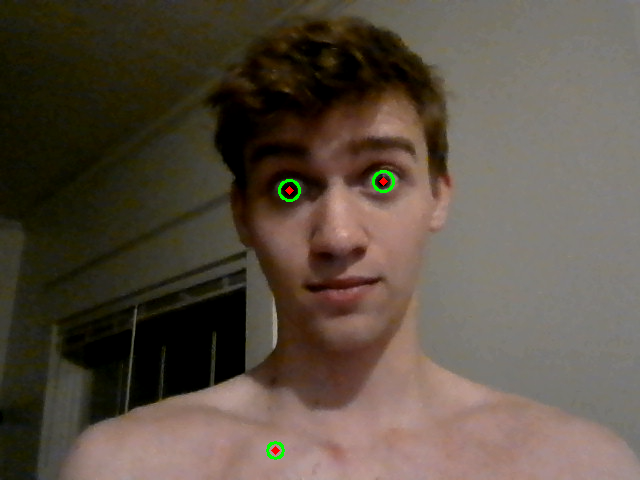
#> input picture examples working/20220609_220918_face_circled.png, 640 x 480 px, given in place of the camera
$ jupyter execute 'eye detection.ipynb'   (text cells are left out)
#> lines starting #> are read from the running program, lines starting #| are printed output that depends on the picture; after the words box and inside, x2 and y2 are one past the last pixel; in counts of white or black regions, pixels touching at a corner belong together
[cell 1]
import cv2
import numpy as np
from datetime import datetime
import ipywidgets as widgets
from IPython.display import display
import glob
import matplotlib.pyplot as plt

[cell 2]
# for taking photos to capture the face
cap = cv2.VideoCapture(0) # opening webcam [0]

# Check if the webcam is opened correctly
if not cap.isOpened():
    raise IOError("Cannot open webcam")

try:
    cv2.namedWindow("Input", cv2.WINDOW_AUTOSIZE)
    while cv2.getWindowProperty('Input', 0) >= 0: # closing with x [1]
        ret, frame = cap.read()
#> frame is the input picture: shape (480, 640, 3); mean B, G, R 66.9, 79.1, 90.4
        # frame = cv2.resize(frame, None, fx=0.5, fy=0.5, interpolation=cv2.INTER_AREA)
        cv2.imshow('Input', frame)

        c = cv2.waitKey(1)
#> (key q is pressed here)
#> the sliders are set to image_url = 20220609_202103_face.png, canny_high_thresh = 150
        if c == ord('s'):
            timestamp = datetime.now() # format datetime [2]
            time = timestamp.strftime("%Y%m%d_%H%M%S")
            cv2.imwrite(f"{time}_face.png", frame)
        if c == ord('q'):
            break
finally:
    cap.release()
    cv2.destroyAllWindows()

[cell 3]
# for drawing edges on the face with canny edge detector
def drive_canny(image_url, canny_high_thresh):
#> called with image_url = '20220609_202103_face.png', canny_high_thresh = 150
    img = cv2.imread(image_url)
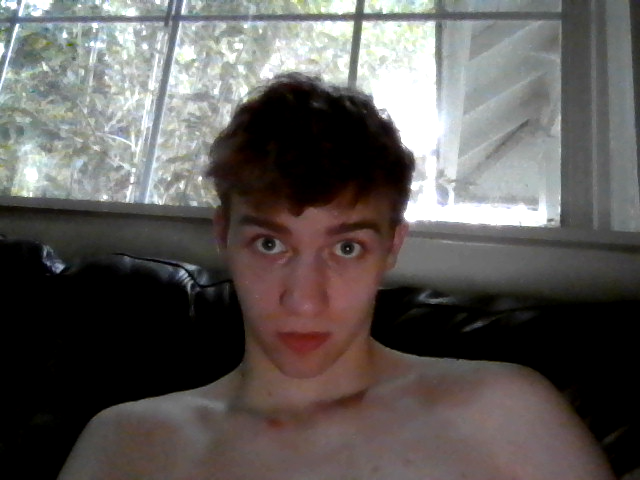
#> input picture 20220609_202103_face.png, 640 x 480 px
#> img is the input picture: shape (480, 640, 3); mean B, G, R 88.8, 91.1, 94.9
    gray = cv2.cvtColor(img, cv2.COLOR_BGR2GRAY)
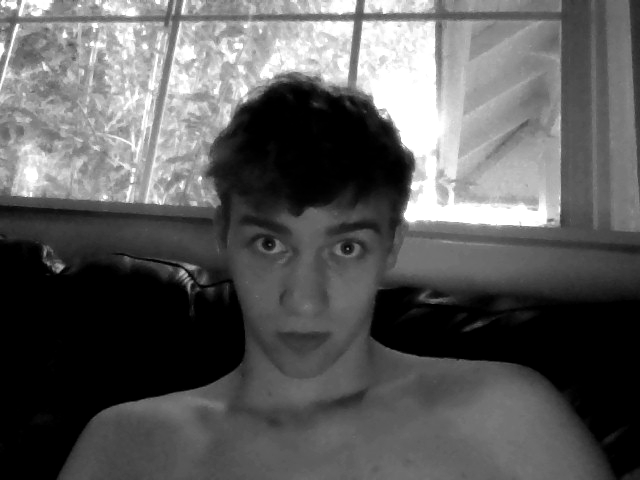
#> gray: shape (480, 640); min 0, max 255, mean 92
    edges = cv2.Canny(gray, canny_high_thresh / 2, canny_high_thresh)
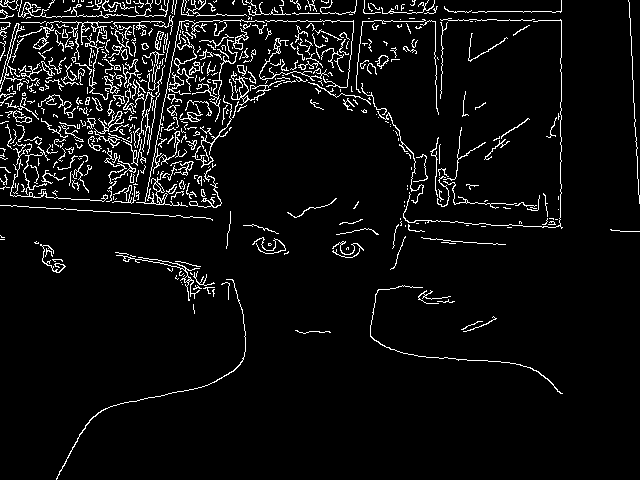
#> edges: shape (480, 640); 5.7% white in thin lines or dots
    fig = plt.figure()
    fig.set_size_inches(12, 12)
    plt.imshow(edges, cmap='gray')
    plt.show()
    # change figure size
    return edges

image_urls = glob.glob("*.png")
if len(image_urls) == 0:
    raise ValueError("No image files found")
display(
    widgets.interactive(
        drive_canny,
        image_url=widgets.Dropdown(
            options=image_urls,
            value=image_urls[0],
        ),
        canny_high_thresh=widgets.IntSlider(
            value=150,
            min=0,
            max=255,
            step=1,
        ),
    )
)
#> (the call stopped at in drive_canny, `fig = plt.figure()`: IPython is not available in this run)
#> the sliders are set to image_url = 20220609_202103_face.png, method = 4, accumulator_ratio = 0.8, minDist = 20, param1 = 42, param2 = 0.75, min_radius = 5, max_radius = 15

[cell 4]
# detecting circles in edge images with cv2
def drive_circles(image_url, method, accumulator_ratio, minDist, param1, param2, min_radius, max_radius): # using cv2.HoughCircles [4]
#> called with image_url = '20220609_202103_face.png', method = 4, accumulator_ratio = 0.8, minDist = 20, param1 = 42, param2 = 0.75, min_radius = 5, max_radius = 15
    img = cv2.imread(image_url)
    gray = cv2.cvtColor(img, cv2.COLOR_BGR2GRAY)
    blur = cv2.GaussianBlur(gray, (7, 7), 1.5)
    edges = cv2.Canny(blur, param1 / 2, param1)
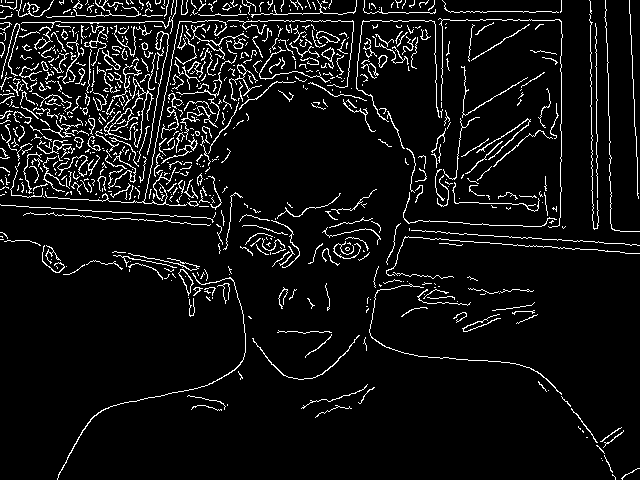
#> edges: shape (480, 640); 6.9% white in thin lines or dots
    circles = cv2.HoughCircles(blur, method, accumulator_ratio, minDist, param1=param1, param2=param2, minRadius=min_radius, maxRadius=max_radius)
#> circles = [[347, 247, 9.58], [267, 243, 9.6], [276, 419, 10.28]]
    if circles is not None:
        circles = np.uint16(np.around(circles))
#> circles = [[347, 247, 10], [267, 243, 10], [276, 419, 10]]
        for i in circles[0, :]:
            cv2.circle(img, (i[0], i[1]), i[2], (0, 255, 0), 2)
            cv2.circle(img, (i[0], i[1]), 2, (0, 0, 255), 3)
#> this loop made 3 passes
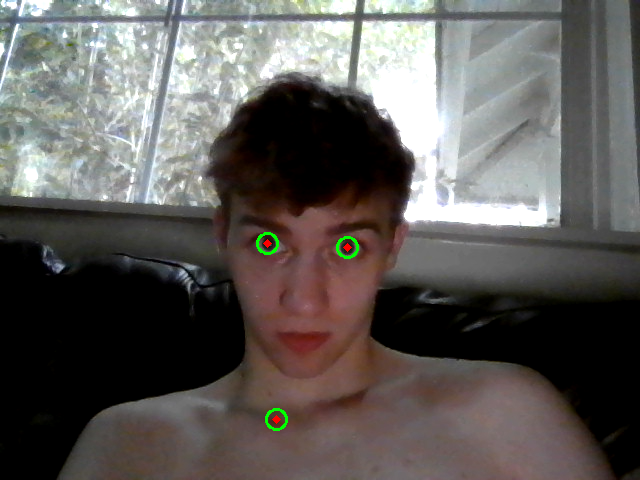
#> img: shape (480, 640, 3); 0.23% of pixels changed, all inside (x1, y1, x2, y2) = (256, 232, 359, 431)

    fig, axs = plt.subplots(3, 1, figsize=(32, 12))
    img = cv2.cvtColor(img, cv2.COLOR_BGR2RGB)
    axs[0].imshow(blur, cmap='gray')
    axs[0].set_title('Blurred')
    axs[1].imshow(edges)
    axs[1].set_title('edges')
    axs[2].imshow(img)
    axs[2].set_title(f'Detected Circles\nnum:{len(circles[0]) if circles is not None else 0}')
    fig.tight_layout()
    plt.show()
    # change figure size
    return circles

# creating an interactive widget for changing the parameters of the hough circle detection [3]
display(
    widgets.interactive(
        drive_circles,
        image_url=widgets.Dropdown(
            options=image_urls,
            value=image_urls[0],
        ),
        method=widgets.Dropdown(
            options=[cv2.HOUGH_GRADIENT, cv2.HOUGH_GRADIENT_ALT],
            value=cv2.HOUGH_GRADIENT_ALT,
        ),
        accumulator_ratio=widgets.FloatSlider(
            value=.8,
            min=0,
            max=3,
            step=0.1,
        ),
        minDist=widgets.FloatSlider(
            value=20,
            min=0,
            max=1000, # should be the distance between the eyes in pixels
            step=1,
        ),
        param1=widgets.FloatSlider(
            value=42,
            min=0,
            max=255,
        ),
        param2=widgets.FloatSlider(
            value=.75,
            min=0,
            max=30,
        ),
        min_radius=widgets.IntSlider(
            value=5,
            min=0,
            max=100,
            step=1,
        ),
        max_radius=widgets.IntSlider(
            value=15,
            min=0,
            max=100,
            step=1,
        ),
    )
)
#> (the call stopped at in drive_circles, `fig, axs = plt.subplots(3, 1, figsize=(32, 12))`: IPython is not available in this run)
# with method 3, ie cv2.HOUGH_GRADIENT,
# accumulator .1, minDist 20, param1 86, param2 13, min_radius 3, max_radius 15
# detected too many circles, ~ 15 per image, but always got eyes

# with method 4, ie cv2.HOUGH_GRADIENT_ALT,
# accumulator_ratio .8, minDist 20, param1 42, param2 .75, min_radius 5, max_radius 15
# detected too many circles, ~ 3 per image, but always got eyes, so much better!

[cell 5]
# for running eye detection real time
cap = cv2.VideoCapture(0) # opening webcam [0]

# Check if the webcam is opened correctly
if not cap.isOpened():
    raise IOError("Cannot open webcam")

try:
    cv2.namedWindow("Input", cv2.WINDOW_AUTOSIZE)
    while cv2.getWindowProperty('Input', 0) >= 0: # closing with x [1]
        ret, frame = cap.read()

        img = frame
        method = cv2.HOUGH_GRADIENT_ALT
#> method = 4
        accumulator_ratio = .8
        minDist =  20
        param1 =  42
        param2 =  .75
        min_radius = 5
        max_radius = 15

        gray = cv2.cvtColor(img, cv2.COLOR_BGR2GRAY)
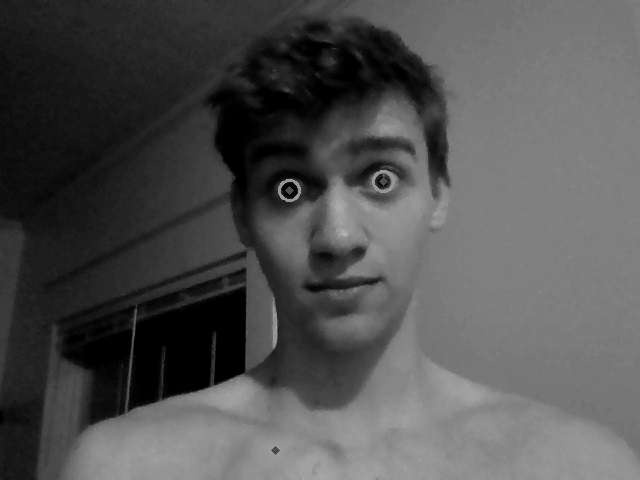
#> gray: shape (480, 640); min 0, max 184, mean 81.1
        blur = cv2.GaussianBlur(gray, (7, 7), 1.5)
        edges = cv2.Canny(blur, param1 / 2, param1)
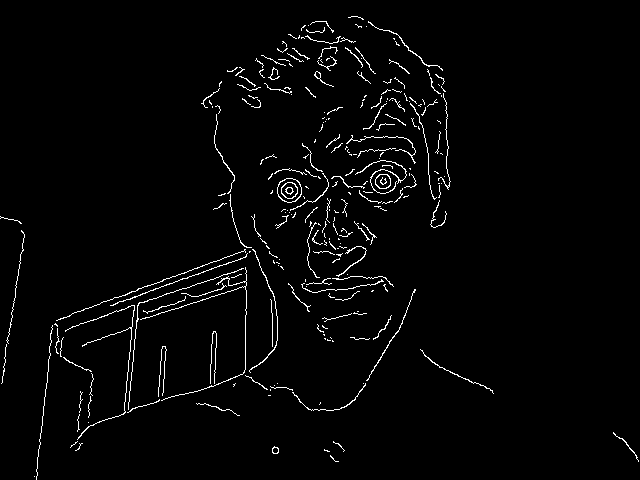
#> edges: shape (480, 640); 2.3% white in thin lines or dots
        circles = cv2.HoughCircles(blur, method, accumulator_ratio, minDist, param1=param1, param2=param2, minRadius=min_radius, maxRadius=max_radius)
#> circles = [[289, 190, 10.52], [383, 181, 10.55]]
        if circles is not None:
            circles = np.uint16(np.around(circles))
#> circles = [[289, 190, 11], [383, 181, 11]]
            for i in circles[0, :]:
                cv2.circle(img, (i[0], i[1]), i[2], (0, 255, 0), 2)
                cv2.circle(img, (i[0], i[1]), 2, (0, 0, 255), 3)
#> this loop made 2 passes
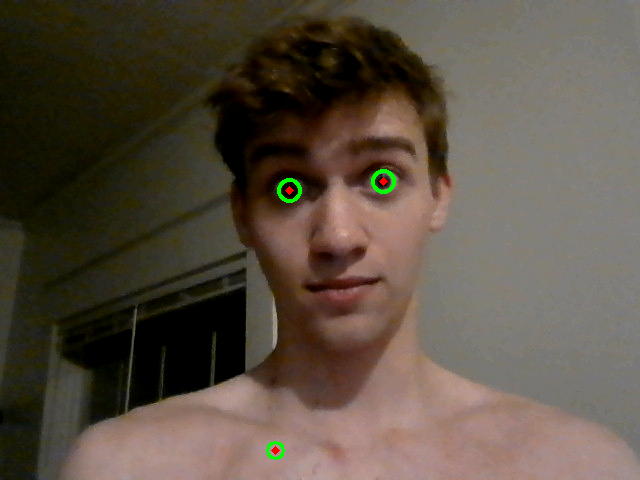
#> img: shape (480, 640, 3); 0.05% of pixels changed, all inside (x1, y1, x2, y2) = (277, 169, 396, 203)

        cv2.imshow('Input', frame)

        c = cv2.waitKey(1)
#> (key q is pressed here)
        if c == ord('s'):
            timestamp = datetime.now() # format datetime [2]
            time = timestamp.strftime("%Y%m%d_%H%M%S")
            cv2.imwrite(f"{time}_face_circled.png", frame)
        if c == ord('q'):
            break
finally:
    cap.release()
    cv2.destroyAllWindows()
